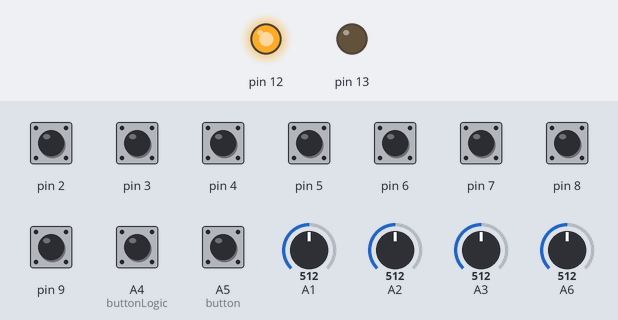
A sketch run on a simulated Arduino Nano, built with avr-gcc and run on an emulated ATmega328P. On the bench: output pins drawn as LEDs (lit = HIGH). Dashed ring = blinking. The inputs (shaded band) are chosen by the test bench; at power-on: A4 (buttonLogic), A5 (button), pin 2–9 HIGH, A1 = 512, A2 = 512, A3 = 512, A6 = 512. What the sketch prints to the serial monitor is not drawn.

Above: at 1.2 s.
1.3 s: pin 2 pulled LOW for 1 s
At 1.38 s:
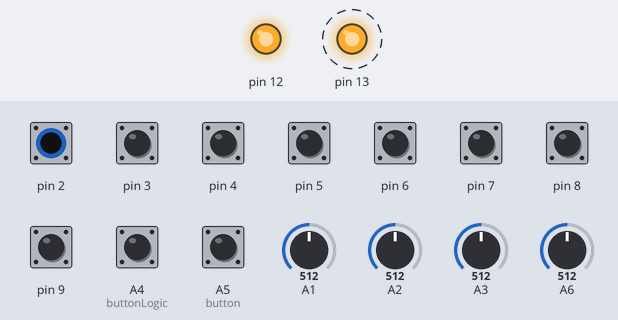
Timing chart, 0 to 4.3 s (numbered marks = the images above; inputs shaded):
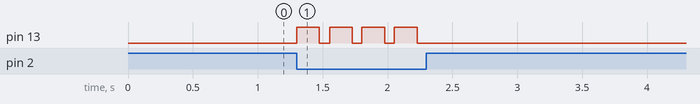

Measured:
- after the input at 1.3 s, pin 13: alternates HIGH for 0.18 s and LOW for 0.08 s, 8 changes in all, then stays LOW, starting at once

The sketch:

XboxContrRCSerial.ino
```cpp
#include <MemoryFree.h>

#include <SoftwareSerial.h>
//#include <avr/sleep.h>
//#include <avr/power.h>

#define rxPin 10 //not actually used
#define txPin 11
#define MSP_SET_RAW_RC 200
#define MSP_MYRC 199

SoftwareSerial mySerial(rxPin, txPin);

//declare 8 channels and configure some pointers for ease of use
int channels[8];
int *roll = &channels[0], *pitch = &channels[1], *yaw = &channels[2], *throttle = &channels[3];
int *aux1= &channels[4],*aux2=&channels[5],*aux3=&channels[6],*aux4=&channels[7];

int altThrottle = 1000, bttnCnt = 0;;
int trigZero[3] = {1,1};

unsigned long jTimer = 0, blinkLength = 0; //slpTimer = 0
char toSend[45];
byte checksum = 0;
boolean altHold = 0;
boolean buttonSend = 0;
unsigned long lcdTimer = 0;
unsigned long tmpTimer = 0;

void setup(){

  *aux1=1500;*aux2=1500;*aux3=1500;*aux4=1500;

  pinMode(12,OUTPUT); digitalWrite(12,HIGH); //APC220 SET pin, low activates
  pinMode(13,OUTPUT);

  Serial.begin(115200);
  Serial.println("st");
  mySerial.begin(57600);

  for(int i=2; i<11; i++){ //turn pullups on for all the buttons
    pinMode(i,INPUT_PULLUP);
  }
  pinMode(A4,INPUT_PULLUP);
  pinMode(A5,INPUT_PULLUP);
  trigZero[0] = analogRead(A6);
  trigZero[1] = analogRead(A7);

//  mySerial.end();
//  delay(220);
//  mySerial.begin(9600);
//  delay(100);
//  digitalWrite(12,LOW);
//  delay(220);
//  char* tesst = "WR 450000 4 9 6 0";
//  mySerial.println(tesst);
//  delay(250);
//  digitalWrite(12,HIGH);
//  mySerial.end();
//  delay(220);
//  mySerial.begin(57600);
}


void loop(){

  if(micros() > blinkLength ){
    digitalWrite(13,LOW);
  }


  //sleep if throttle not being applied for 5 seconds or more
  //if(micros() - slpTimer > 5000000){digitalWrite(13,LOW); sleepNow();}

  //check button status
    buttonLogic(); //function for reading button status and determining what to do

  unsigned long DL = 25000; //Adjust delay depending on command to be sent
  if(buttonSend){DL = 65000;}

  if(micros() - jTimer > DL){ //start sending dataCmds every 75ms

    getRollPitchYawThrottle(); //function to get readings from joysticks

//    if(*throttle > 1010){ //1005//if throttle is being applied, reset sleep timer
//      slpTimer = micros();
//    }

    if(buttonSend){
      bttnCnt++; if(bttnCnt >= 15){ bttnCnt=0; buttonSend = 0; }
      sendRawRC();  //send the full data
    }else{

      sendMyRC();
    }
    jTimer = micros();
  }
//
//  if(millis() - tmpTimer > 500){
//    tmpTimer = millis();
//    //Serial.println("rp:");
//    //Serial.println(*roll);
//    //Serial.println(*pitch);
//    Serial.println(*yaw);
//
//  }

}
```

ButtonLogic.ino
```cpp
unsigned long bTimers[13];
boolean lcdToggle = 0;

void buttonLogic(){

  //Check the Select, Start and Black buttons
  //Used to toggle mode of A,B,X,Y,U,D,L,R buttons

  //Start: A4, Back: A5
  //boolean mode[3] = {_digitalRead(A4),_digitalRead(10)_digitalRead(A5)}; //start,black,back buttons
//
//  int sel = 0;
//  for(int i=1; i<4; i++){
//    if(!mode[i-1]){
//       ledBlink(100);
////       slpTimer = micros();
//       sel = i;
//     }
//  }
  if(digitalRead(A4) == LOW){
      lcdMenu();
  }else{lcdTimer = micros(); }

    if(digitalRead(A5) == LOW && micros() - bTimers[0] > 250000){ //if a button is toggled, and hasn't been toggled for 250ms, do the following
      ledBlink(175);
      bTimers[0] = micros();
      *aux1 = 2000;
      buttonSend = 1;
    }
//now read through ABXY,UDLR and black buttons
for(int i=2; i<11; i++){
    if(_digitalRead(i) == LOW && micros() - bTimers[i] > 250000){ //if a button is toggled, and hasn't been toggled for 250ms, do the following
      ledBlink(175);
      bTimers[i] = micros();
//      slpTimer = micros();
//      if(sel == 0){
                buttonSend = 1; //bTimer=millis;
                switch(i){
                  case 2: *aux4 = 1500; break;//altHold=0; break;  //A B X Y U D L R
                  case 3: *aux2 = 2000; break;
                  case 4: *aux4 = 2000; break;//altHold = 1; altThrottle=*throttle;break;
                  case 5: *aux2 = 1000; break;
                  case 6: *aux3 = 2000; break;
                  case 7: *aux3 = 1500; break;
                  //case 8: *aux4 = 1000; break; R and L disabled
                  //case 9: *aux4 = 2000; break;
                  case 10: *aux1 = 1500; break;
                }
//      }
    }
  }

}


int _digitalRead(uint8_t pin)
{
	uint8_t bit = digitalPinToBitMask(pin);
	uint8_t port = digitalPinToPort(pin);
	if (*portInputRegister(port) & bit) return HIGH;
	return LOW;
}
```

Joysticks.ino
```cpp
//Read Joysticks, map to values 1000-2000, and fix center values

void getRollPitchYawThrottle( ){

    //values used when creating a null space in the center area of the joystick
    //defines how big it is (out of 1024)
    int rZp = 50; //roll
    int pZp = 50; //pitch
    int yZp = 60; //yaw

    //Values must be adjusted in both sections below to provide a reading closest to 1000-2000
    // each potentiometer/joystick gives slightly different readings
    // ie: for roll, adjust the numbers 220,860 to match min and max readings from that joystick
    unsigned int rol = constrain(analogRead(A3), 90,990);
    unsigned int pit = constrain(analogRead(A2), 160,860);
    unsigned int yw = constrain(analogRead(A1),200,800);
    unsigned int thrt = constrain(analogRead(A6),110,trigZero[0]-10);

    //need to adjust these ones to match the above:
    *roll = map(rol,90,990,1000-rZp,2000+rZp);
    *pitch = map(pit,160,860,2000+pZp,1000-pZp);
     *yaw = map(yw,200,800,2000+yZp,1000-yZp);

    centerFix(yaw,yZp);
    centerFix(pitch,pZp);
    centerFix(roll,rZp);

    *throttle = map(thrt,110,trigZero[0]-10,2000,1000);

}


//Create a 'zero point' or 'center area' to allow for play in the joysticks
//Any small movements around center will not affect output
void centerFix(int *what, int val){


  if(*what >= 1500 -val && *what <= 1500  +val){
      *what = 1500;
    }else
    if(*what <= 1500 -val){*what += val;
    }else
    if(*what >= 1500 +val){*what -= val ;
    }
    *what = constrain(*what,1000,2000);
}
```

RCSerial.ino
```cpp
char buffCount = 0;

//Construct MSP_SET_RAW_RC packet
//format $M>[length][code][data][checksum]

void sendRawRC(){
  //Fill array with data to send for RC Control
  buffer8(16); //length
  buffer8(MSP_SET_RAW_RC); //code
  for(int i=0; i<8;i++){
    buffer16(channels[i]); //data (length = 8*2 bytes)
  }
  sendBuffer(); //add checksum value and send the data
}

//void sendMyRC(){
//  buffer8(8);
//  buffer8(MSP_MYRC);
//  for(int i=0; i<4;i++){
//    buffer16(channels[i]);
//  }
//  sendBuffer();
//}

void sendMyRC(){
  buffer8(4);
  buffer8(MSP_MYRC);

  byte chans[8];
    for(int i=0; i<4;i++){
      byte TMP = map(channels[i],1000,2000,0,250);
      buffer8(TMP);
    }

  sendBuffer();
}


//Functions for converting and loading data into a sending buffer
//based on multiwii RCSerial protocol

//load two 8-bit values (16 bits) into sending array
void buffer16(int a){
  //convert 16-bit to 8Bit
  buffer8((a) & 0xFF); //strip the 'most significant byte' (MSB) and buffer
  buffer8((a>>8) & 0xFF); //move the MSB to LSB, strip the MSB and buffer
}

//load an 8-bit value into sending array
void buffer8(byte a){
    toSend[buffCount] = a;
    checksum ^= a;
    buffCount++;
    if(buffCount >= 42){ buffCount = 0; checksum=0; Serial.print("fail"); }
}


//Function to send the data once loaded
void sendBuffer(){
  toSend[buffCount] = checksum; //checksum
  mySerial.print("$M<");
  for(int u=0;u<buffCount+2;u++){
    mySerial.write(toSend[u]);
  }
  checksum=0;
  buffCount = 0;
}
```

Sleep.ino
```cpp
//
//
////Sleep mode stuff
//void wakeUpNow(){
//  slpTimer=micros();
//}
//
//
//
////function for sleeping to save power
//void sleepNow(){
//  digitalWrite(13,HIGH);
//  delay(50);
//  digitalWrite(13,LOW);
//  delay(50);
//  digitalWrite(13,HIGH);
//  delay(50);
//  digitalWrite(13,LOW);
//  set_sleep_mode(SLEEP_MODE_PWR_DOWN);
//  attachInterrupt(0,wakeUpNow, FALLING);
//  sleep_mode();
//  power_all_disable();
//  sleep_disable();
//  power_all_enable();
//  detachInterrupt(0);
//  slpTimer = micros();
//  //ledBlink(1,225);
//}
//


void ledBlink(unsigned long period){

  digitalWrite(13,HIGH);
  blinkLength = micros() + (period * 1000);
}
```

LCD_Menu.ino
```cpp
void lcdMenu(){

  if(micros() - lcdTimer < 3000000){ return; } //If Start button has been held for 3 seconds
  digitalWrite(13,HIGH); //LED ON

  boolean lcdSaved = 0;
  delay(250);

  //Enter the LCD menu by sending RC commands
  //Set the yaw to the right and pitch forward:
  for(int i=0; i<10;i++){
    buffer8(4);
    buffer8(MSP_MYRC);
    buffer8(125); //Roll,Pitch,Yaw,Throttle
    buffer8(250);
    buffer8(250);
    buffer8(0);
    sendBuffer();
    delay(100);
  }

char cmds[5] = {'d','n','u','p'}; //Serial Cmds for navigating LCD menu

  while(!_digitalRead(A4)){ //While the Start button is being held

    if(!digitalRead(10)){ mySerial.print("s"); lcdSaved =1; break; } //If black button pressed, send Save and exit

    for(int i=2; i<6; i++){ //Read through ABYX buttons. If pressed, send associated navigation command
      if(!digitalRead(i)){
        mySerial.print(cmds[i-2]);
        digitalWrite(13,HIGH);
        delay(250);
        digitalWrite(13,LOW);
      }
    }


    delay(10);
  }
  if(lcdSaved == 0){//If not saved, Abort and Exit
    mySerial.print("x");
  }

  digitalWrite(13,HIGH); //Turn LED back on
  delay(100);
  lcdTimer = micros(); //Reset Timer
}
```
